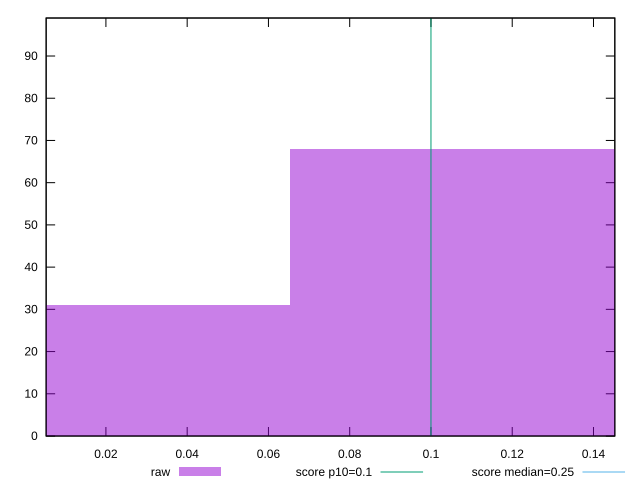

Write gnuplot code to recreate this figure.
reset

$raw <<EOF
0.1307143475987322 68
0 31
EOF

set key outside below
set boxwidth 0.1307143475987322
set xrange [0.005289688110351562:0.14525024043189155]
set yrange [0:99]
set trange [0:99]
set style fill transparent solid 0.5 noborder

set parametric
set terminal svg size 640, 490 enhanced background rgb 'white'
set output "report/report_00029_2021-02-24T13-36-40.390Z/cumulative-layout-shift/samples/card/raw/histogram.svg"

plot $raw title "raw" with boxes, \
     0.1,t title "score p10=0.1", \
     0.25,t title "score median=0.25"

reset
